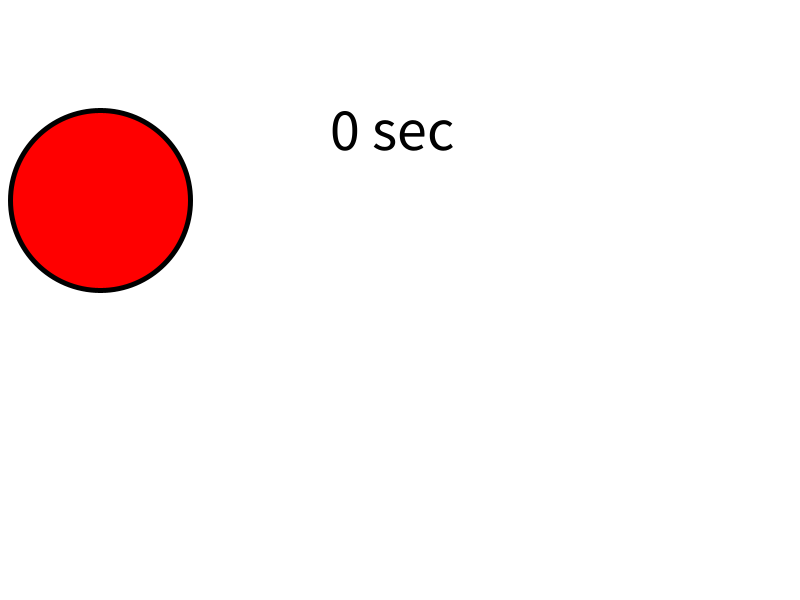
Frame 1 (no input)
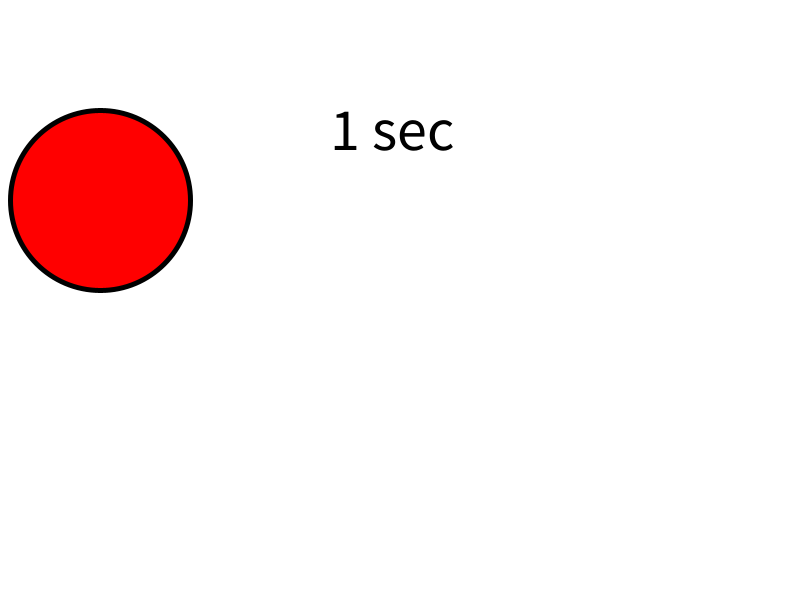
Frame 60 (the mouse pressed at the canvas centre just before this capture)
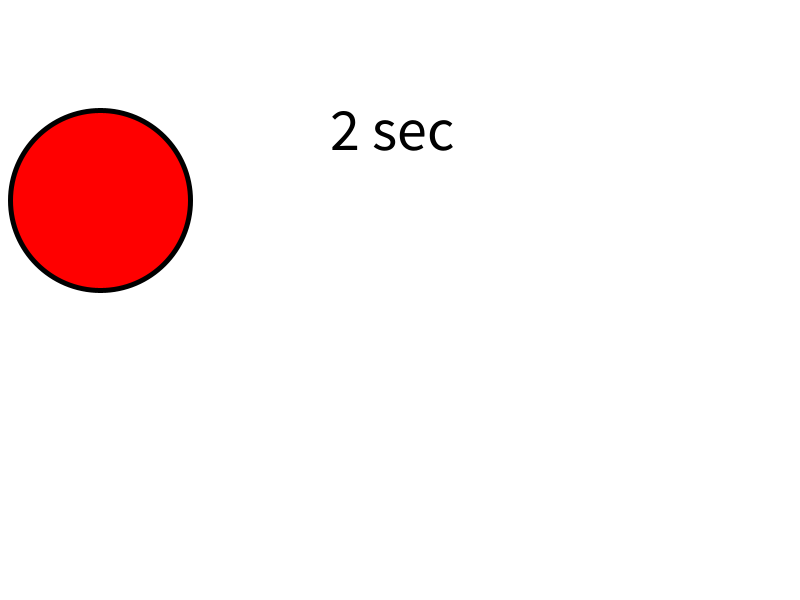
Frame 120 (the mouse held since frame 60 and released just before this capture)

The Processing sketch that drew these frames (run headless with seeded random() and noise(); from frame 60 on, the mouse is pressed at the canvas centre):

// Processing sketch: hw7_problem_2
// ── hw7_problem_2.pde
int count ;
float x , y , d ;
void setup() {
  size(800, 600);

  x = 100;
  y = 200;
  d = 150;
 
  count = 0;
}
void draw() {
  background(255);
  strokeWeight (5);
   if (count < 120) {
    fill(255,0,0); 
    circle(x,y,1.2*d);
  } 
    else if (count < 240) {
      fill(0,255,0);  
      circle(x,y,1.2*d);
    }
    else if (count < 360) {
      fill(0,0,255); 
      circle(x,y,1.2*d);
    }
    else if (count < 480) {
     fill(255,255,0);  
     circle(x,y,1.2*d);
    }
    else if (count < 600) {
     fill(0,255,255);  
     circle(x,y,1.2*d);
    } 
    else {
      fill(255,0,255);  
      circle(x,y,1.2*d);
    }
    count++; 
  if (count>750) count = 0;
  fill (0);
  textSize(60);
  text(count/60 + " sec ", 330, 150);
}
void mouseReleased() {
  x = mouseX;
  y = mouseY;
}
